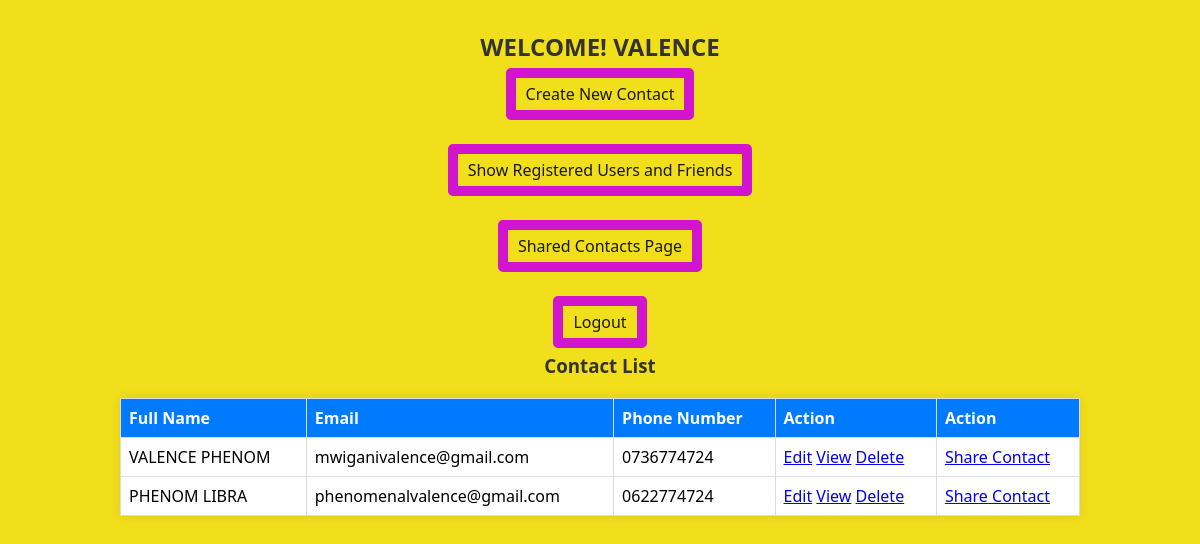
/dashboard.php (signed in), run on the app's committed database.
### tables this page shows
CREATE TABLE `users` (
  `id` int(11) NOT NULL,
  `fullname` varchar(50) NOT NULL,
  `email` varchar(100) NOT NULL,
  `passwords` varchar(255) NOT NULL,
  `created_at` timestamp NOT NULL DEFAULT current_timestamp()
);

CREATE TABLE `contacts` (
  `id` int(11) NOT NULL,
  `user_id` int(11) NOT NULL,
  `fullname` varchar(100) NOT NULL,
  `email` varchar(100) NOT NULL,
  `phonenumber` varchar(20) DEFAULT NULL,
  `created_at` timestamp NOT NULL DEFAULT current_timestamp()
);

### dashboard.php (the view, shortened to what this page needs)
<?php
include 'connect.php';
$user_id = $_SESSION['user_id'];
try {
    $stmt = $conn->prepare("SELECT * FROM contacts WHERE user_id = :user_id");
    $stmt->bindParam(':user_id', $user_id);
    $stmt->execute();
    $contacts = $stmt->fetchAll(PDO::FETCH_ASSOC);
} catch(PDOException $e) {
    echo "Error: " . $e->getMessage();
    exit();
}
try {
    $stmt_user = $conn->prepare("SELECT fullname FROM users WHERE id = :user_id");
    $stmt_user->bindParam(':user_id', $user_id);
    $stmt_user->execute();
    $user = $stmt_user->fetch(PDO::FETCH_ASSOC);
    if ($user) {
        $user_fullname = $user['fullname'];
    } else {
        $user_fullname = 'User';
    }
} catch(PDOException $e) {
    echo "Error fetching user: " . $e->getMessage();
    exit();
}
?>
<!DOCTYPE html>
<html>
<head>
    <link rel="stylesheet" href="style.css">
</head>
<body>
    <h2>WELCOME! <?php echo $user_fullname; ?></h2>
    <div class="link">
        <p><a href="create.php">Create New Contact</a></p><br>
        <p><a href="display_users.php">Show Registered Users and Friends</a></p><br>
        <p><a href="shared_contacts.php">Shared Contacts Page</a></p><br>
        <p><a href="?logout=true">Logout</a></p>
    </div>
    <h3>Contact List</h3>
    <table border="1">
        <tr>
            <th>Full Name</th>
            <th>Email</th>
            <th>Phone Number</th>
            <th>Action</th>
            <th>Action</th>
        </tr>
        <?php foreach ($contacts as $contact) { ?>
            <tr>
                <td><?php echo $contact['fullname']; ?></td>
                <td><?php echo $contact['email']; ?></td>
                <td><?php echo $contact['phonenumber']; ?></td>
                <td>
                    <a href="edit_contact.php?id=<?php echo $contact['id']; ?>">Edit</a>
                    <a href="view_contact.php?id=<?php echo $contact['id']; ?>">View</a>
                    <a href="delete_contact.php?id=<?php echo $contact['id']; ?>">Delete</a>
                </td>
                <td>
                    <a href="share_contact.php?contact_id=<?php echo $contact['id']; ?>">Share Contact</a>
                </td>
            </tr>
        <?php } ?>
    </table>
</body>
</html>

### style.css (style rules this page uses)
body { font-family: 'Segoe UI', Tahoma, Geneva, Verdana, sans-serif; background-color:#f1df1c; margin: 0; padding: 0; }
h2 { color: #333; text-align: center; margin-top: 30px; }
.link { text-align: center; margin-top: 20px; }
.link a { text-decoration: none; color: #1c1818; margin: 0 10px; padding: 5px 10px; border: 10px solid #d115ce; border-radius: 5px; transition: all 0.9s ease; }
h3 { color: #333; margin-top: 20px; text-align: center; }
table { width: 80%; margin: 20px auto; border-collapse: collapse; box-shadow: 0 0 10px rgba(0, 0, 0, 0.1); background-color: #fff; }
table th, table td { border: 1px solid #ddd; padding: 8px; text-align: left; }
table th { background-color: #007bff; color: #fff; }

### data on the page
users: fullname "VALENCE"
contacts: fullname "VALENCE PHENOM", email "mwiganivalence@gmail.com", phonenumber "0736774724"
contacts: fullname "PHENOM LIBRA", email "phenomenalvalence@gmail.com", phonenumber "0622774724"
